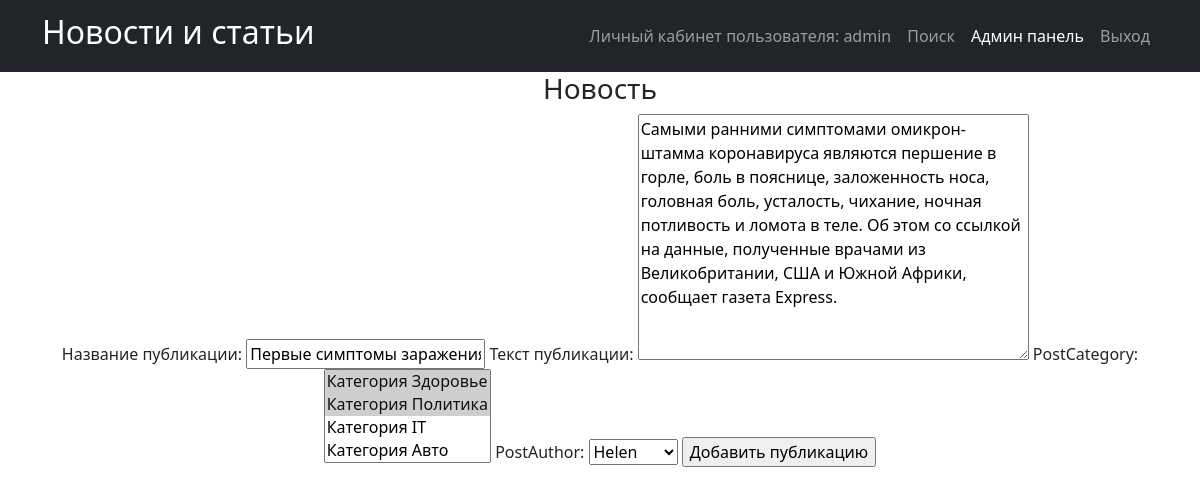
Before: /news/create/33 (signed in) with the older database file.
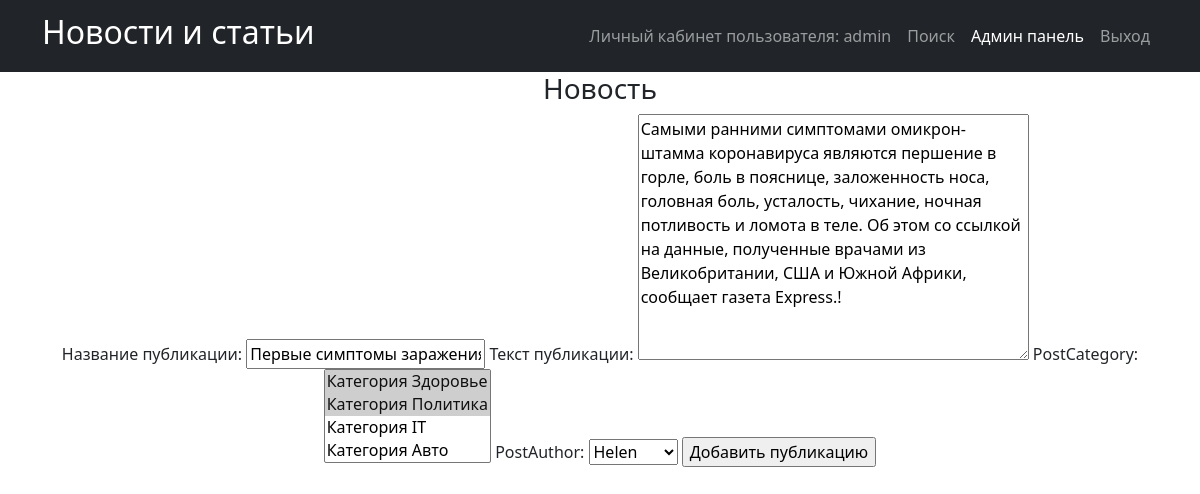
After: the same page with the newer database file.
### news_portal/models.py (models this page shows, shortened)
class Post(models.Model):
    PostAuthor = models.ForeignKey(Author, on_delete=models.CASCADE)
    NEWS = 'NW'
    ARTICLE = 'AR'
    CATEGORIES = [
        ('NW', 'Новость'),
        ('AR', 'Статья')
    ]
    categoryType = models.CharField(max_length=2, choices=CATEGORIES)
    pubData = models.DateTimeField('дата добавления', auto_now_add=True)
    postCategory = models.ManyToManyField(Category, through='postCategory')
    postTitle = models.CharField('название публикации', max_length=255)
    postText = models.TextField('текст публикации')
    postRating = models.SmallIntegerField('рейтинг публикации', default=0)

### news_portal/views.py (the view)
# urls.py: path('create/<int:pk>', PostUpdateView.as_view(), name='post_update'),
class PostUpdateView(PermissionRequiredMixin, UpdateView):
    template_name = 'post_create.html'
    permission_required = ('news_portal.change_post',)
    form_class = PostForm
    def get_object(self, **kwargs):
        id = self.kwargs.get('pk')
        return Post.objects.get(pk=id)

### news_portal/forms.py
class PostForm(ModelForm):
    class Meta:
        model = Post
        fields = ['postTitle', 'postText', 'postCategory', 'PostAuthor']

### news_portal/models.py (called while the page is built)
    def __str__(self):
        return f'{self.authorUser.username}'

    def __str__(self):
        return f'Категория {self.categoryname}'

### templates/post_create.html (shortened to what this page needs)
{% extends 'flatpages/default.html' %}
{% block content %}
<h3>Новость</h3>
<form method="POST">
    {{ form }}
    <input type="submit" value="Добавить публикацию">
</form>
{% endblock content %}

Changed rows visible on the page:
changed Post "Первые симптомы заражения омикроном проявляются в течение первых трех дней.": postText "…Южной Африки, сообщает газета Express." → "…Южной Африки, сообщает газета Express.!"
